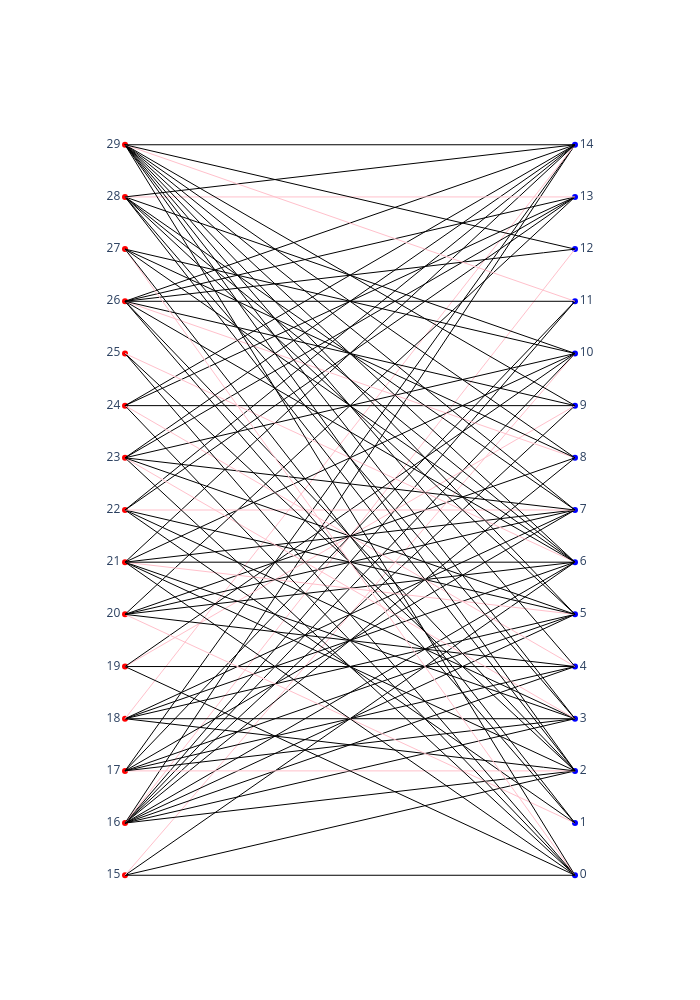

Source (notebook cell):
### Markdown cell above
As you can see, a response contains a student ID and a set of timeslots in which they are available.

A CS student (one from the `cs_students` list) and a Business student can be paired up iff they overlap in their avaialability.

## Task 1
Model this problem as a network flow problem. Solve the flow problem and extract a matching of the students. To submit, change the seed to a string containing your UTorIDs, run your code, and upload.
1. The block of code that generated the responses (above)
2. A screenshot of the flow dictionary you obtained
3. A screenshot of the graph you obtained along with the matching. I.e., it should be the output of `plot_bipartite` with the matching parameter equal to the matching you found.

### Code cell
# Setting up graph
t1_graph = nx.DiGraph()

t1_graph.add_node("s")
t1_graph.add_node("t")

business_student_ids = []

for business_student in business_students:
    t1_graph.add_node(business_student.student_id)
    business_student_ids.append(business_student.student_id)
    t1_graph.add_edge("s", business_student.student_id, weight=1)

for cs_student in cs_students:
    t1_graph.add_node(cs_student.student_id)
    t1_graph.add_edge(cs_student.student_id, "t", weight=1)
    for business_student in business_students:
        if len(business_student.availability & cs_student.availability) > 0:
            t1_graph.add_edge(business_student.student_id, cs_student.student_id, weight=1)

# Solving max-flow
t1_flow_value, t1_flow_dict = nx.maximum_flow(t1_graph, "s", "t", capacity = "weight")
print(t1_flow_dict)

# Building matchings
print(f"Students Matched: {t1_flow_value}")
t1_matching = []
for business_student_id in business_student_ids:
    flow_dict = t1_flow_dict[business_student_id]
    for cs_student_id, flow_value in flow_dict.items():
        if flow_value > 0:
            t1_matching.append((business_student_id, cs_student_id))
print(f"Student ID Matches:\n\t{"\n\t".join([str(pairing) for pairing in t1_matching])}")

# Graphing results
t1_graph.remove_node("s")
t1_graph.remove_node("t")
plot_bipartite(t1_graph, left=business_student_ids, matching=t1_matching)
